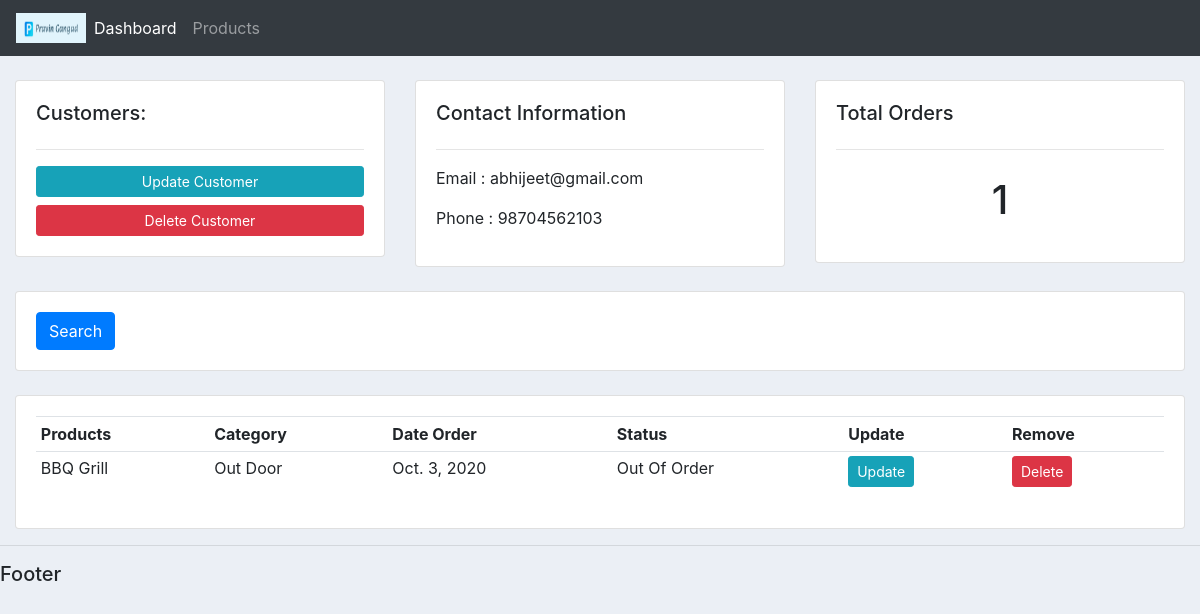
/customer/4/, run on the app's committed database.
### accounts/models.py (models this page shows, shortened)
class Customer(models.Model):
    name = models.CharField(max_length=200, null=True)
    phone = models.CharField(max_length=200, null=True)
    email = models.CharField(max_length=200, null=True)
    date_created = models.DateField(auto_now_add=True, null=True)

class Order(models.Model):
    STATUS = (('Pending','Pending'), ('Out Of Order', 'Out Of Order'), ('Delivered', 'Delivered'))
    customer = models.ForeignKey(Customer,null=True,on_delete = models.SET_NULL)
    product =models.ForeignKey(Product,null=True,on_delete = models.SET_NULL)
    date_created = models.DateField(auto_now_add=True, null=True)
    status = models.CharField(max_length=200, null=True,choices=STATUS)

class Product(models.Model):
    CATEGORY = (('Indoor','Indoor'), ('Out Door', 'Out Door'))
    name = models.CharField(max_length=200, null=True)
    price = models.FloatField(null=True)
    category = models.CharField(max_length=200, null=True,choices=CATEGORY)
    description = models.CharField(max_length=200, null=True)
    date_created = models.DateField(auto_now_add=True, null=True)
    tags = models.ManyToManyField(Tag,null=True)
    def __str__(self):
        return self.name

### accounts/views.py (the view)
# urls.py: path('customer/<str:pk>/', views.customer,name="customer"),
def customer(request,pk):
    customer = Customer.objects.get(id=pk)
    orders = customer.order_set.all()
    order_count = orders.count()
    context ={'customer':customer,'orders':orders,'order_count':order_count}
    return render(request, 'accounts/customers.html',context)

### accounts/templates/accounts/customers.html
{% extends 'accounts/main.html' %}
{%block content %}
<br>
<div class="row">
    <div class="col-md">
        <div class="card card-body">
            <h5>Customers: </h5>
            <hr>
            <a class="btn btn-info btn-sm btn-block " href="">Update Customer </a>
            <a class="btn btn-danger btn-sm btn-block " href="">Delete Customer </a>
        </div>
    </div>
    <div class="col-md">
        <div class="card card-body">
            <h5>Contact Information </h5>
            <hr>
            <p>Email : {{customer.email}}</p>
            <p>Phone : {{customer.phone}}</p>
        </div>
    </div>
    <div class="col-md">
        <div class="card card-body">
            <h5>Total Orders </h5>
            <hr>
            <h1 style="text-align :center ;padding:10px">{{order_count}}</h1>
        </div>
    </div>
</div>
<br>
<div class="row">
    <div class="col">
        <div class="card card-body">
            <form method="get">
                <button class="btn btn-primary" type="submit">Search</button>
            </form>
        </div>
    </div>
</div>
<br>
<div class="row">
    <div class="col-md">
        <div class="card card-body">
            <table class="table table-sm">
                <tr>
                    <th>Products</th>
                    <th>Category</th>
                    <th>Date Order</th>
                    <th>Status</th>
                    <th>Update</th>
                    <th>Remove</th>
                    {% for order in orders %}
                    <tr><td>{{order.product}}</td>
                        <td>{{order.product.category}}</td>
                        <td>{{order.date_created}}</td>
                        <td>{{order.status}}</td>
                        <td><a class="btn btn-sm btn-info" href="{% url 'update_order' order.id %}" >Update</a></td>
                        <td><a  class="btn btn-sm btn-danger" href="{% url 'delete_order' order.id %}" >Delete</a></td>
                    </tr>
                    {% endfor %}
                </tr>
            </table>
        </div>
    </div>
</div>
{% endblock %}

### static/css/main.css (style rules this page uses)
body { background-color: #ebeff5; }

### data on the page
Customer: email "abhijeet@gmail.com", phone "98704562103"
Order: product "BBQ Grill", product.category "Out Door", date_created "Oct. 3, 2020", status "Out Of Order"

### other printed values
{{ order_count }} "1"
